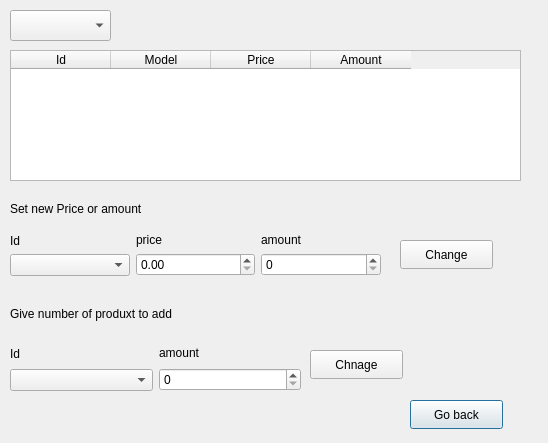
<?xml version="1.0" encoding="UTF-8"?>
<ui version="4.0">
 <class>EditProductWindow</class>
 <widget class="QDialog" name="EditProductWindow">
  <property name="geometry">
   <rect>
    <x>0</x>
    <y>0</y>
    <width>548</width>
    <height>443</height>
   </rect>
  </property>
  <property name="windowTitle">
   <string>Dialog</string>
  </property>
  <widget class="QPushButton" name="goBack">
   <property name="geometry">
    <rect>
     <x>410</x>
     <y>400</y>
     <width>93</width>
     <height>29</height>
    </rect>
   </property>
   <property name="text">
    <string>Go back</string>
   </property>
  </widget>
  <widget class="QPushButton" name="changeButton1">
   <property name="geometry">
    <rect>
     <x>400</x>
     <y>240</y>
     <width>93</width>
     <height>29</height>
    </rect>
   </property>
   <property name="text">
    <string>Change</string>
   </property>
  </widget>
  <widget class="QPushButton" name="changeButton2">
   <property name="geometry">
    <rect>
     <x>310</x>
     <y>350</y>
     <width>93</width>
     <height>29</height>
    </rect>
   </property>
   <property name="text">
    <string>Chnage</string>
   </property>
  </widget>
  <widget class="QComboBox" name="categoryProduct">
   <property name="geometry">
    <rect>
     <x>10</x>
     <y>10</y>
     <width>101</width>
     <height>31</height>
    </rect>
   </property>
  </widget>
  <widget class="QTableWidget" name="tableWidget">
   <property name="geometry">
    <rect>
     <x>10</x>
     <y>50</y>
     <width>511</width>
     <height>131</height>
    </rect>
   </property>
   <property name="editTriggers">
    <set>QAbstractItemView::NoEditTriggers</set>
   </property>
   <column>
    <property name="text">
     <string>Id</string>
    </property>
   </column>
   <column>
    <property name="text">
     <string>Model</string>
    </property>
   </column>
   <column>
    <property name="text">
     <string>Price</string>
    </property>
   </column>
   <column>
    <property name="text">
     <string>Amount</string>
    </property>
   </column>
  </widget>
  <widget class="QWidget" name="layoutWidget">
   <property name="geometry">
    <rect>
     <x>10</x>
     <y>290</y>
     <width>291</width>
     <height>101</height>
    </rect>
   </property>
   <layout class="QVBoxLayout" name="verticalLayout_7">
    <item>
     <widget class="QLabel" name="label_7">
      <property name="text">
       <string>Give number of produxt to add</string>
      </property>
     </widget>
    </item>
    <item>
     <layout class="QHBoxLayout" name="horizontalLayout_2">
      <item>
       <layout class="QVBoxLayout" name="verticalLayout_4">
        <item>
         <widget class="QLabel" name="label_5">
          <property name="text">
           <string>Id</string>
          </property>
         </widget>
        </item>
        <item>
         <widget class="QComboBox" name="id2"/>
        </item>
       </layout>
      </item>
      <item>
       <layout class="QVBoxLayout" name="verticalLayout_5">
        <item>
         <widget class="QLabel" name="label_2">
          <property name="text">
           <string>amount</string>
          </property>
         </widget>
        </item>
        <item>
         <widget class="QSpinBox" name="amount2">
          <property name="maximum">
           <number>999</number>
          </property>
         </widget>
        </item>
       </layout>
      </item>
     </layout>
    </item>
   </layout>
  </widget>
  <widget class="QWidget" name="layoutWidget">
   <property name="geometry">
    <rect>
     <x>10</x>
     <y>190</y>
     <width>371</width>
     <height>86</height>
    </rect>
   </property>
   <layout class="QVBoxLayout" name="verticalLayout_6">
    <item>
     <widget class="QLabel" name="label_6">
      <property name="text">
       <string>Set new Price or amount</string>
      </property>
     </widget>
    </item>
    <item>
     <layout class="QHBoxLayout" name="horizontalLayout">
      <item>
       <layout class="QVBoxLayout" name="verticalLayout">
        <item>
         <widget class="QLabel" name="label_4">
          <property name="text">
           <string>Id</string>
          </property>
         </widget>
        </item>
        <item>
         <widget class="QComboBox" name="id1"/>
        </item>
       </layout>
      </item>
      <item>
       <layout class="QVBoxLayout" name="verticalLayout_2">
        <item>
         <widget class="QLabel" name="label">
          <property name="text">
           <string>price</string>
          </property>
         </widget>
        </item>
        <item>
         <widget class="QDoubleSpinBox" name="price">
          <property name="enabled">
           <bool>true</bool>
          </property>
          <property name="focusPolicy">
           <enum>Qt::WheelFocus</enum>
          </property>
          <property name="contextMenuPolicy">
           <enum>Qt::DefaultContextMenu</enum>
          </property>
          <property name="wrapping">
           <bool>false</bool>
          </property>
          <property name="frame">
           <bool>true</bool>
          </property>
          <property name="specialValueText">
           <string/>
          </property>
          <property name="keyboardTracking">
           <bool>true</bool>
          </property>
          <property name="prefix">
           <string/>
          </property>
          <property name="suffix">
           <string/>
          </property>
          <property name="maximum">
           <double>1000000.000000000000000</double>
          </property>
          <property name="stepType">
           <enum>QAbstractSpinBox::DefaultStepType</enum>
          </property>
         </widget>
        </item>
       </layout>
      </item>
      <item>
       <layout class="QVBoxLayout" name="verticalLayout_3">
        <item>
         <widget class="QLabel" name="label_3">
          <property name="text">
           <string>amount</string>
          </property>
         </widget>
        </item>
        <item>
         <widget class="QSpinBox" name="amount1">
          <property name="maximum">
           <number>999</number>
          </property>
         </widget>
        </item>
       </layout>
      </item>
     </layout>
    </item>
   </layout>
  </widget>
 </widget>
 <resources/>
 <connections/>
</ui>
